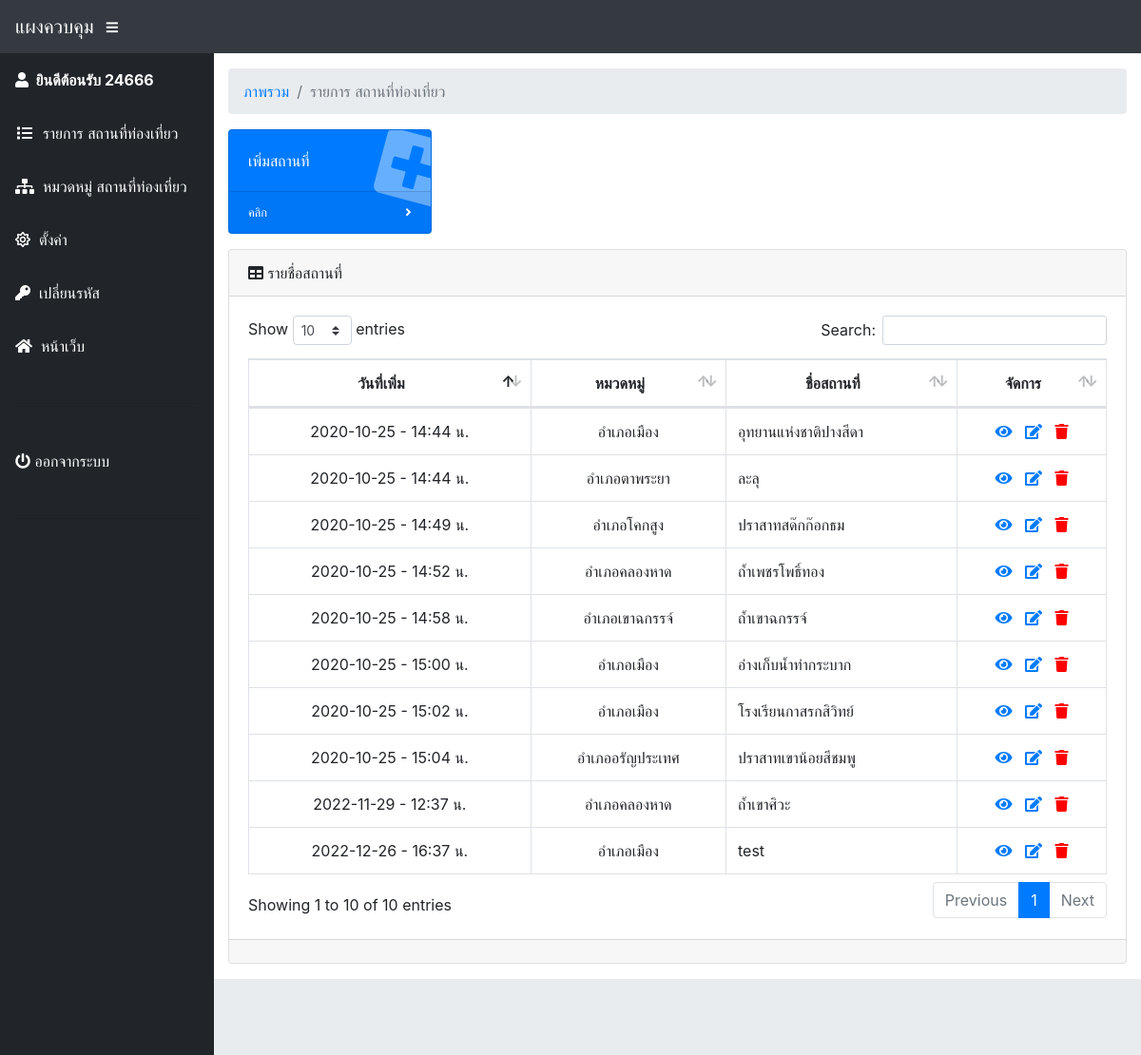
The page /admin/index.php (signed in) on the database its author committed.
### tables this page shows
CREATE TABLE `db` (
  `no` int(10) NOT NULL,
  `date` varchar(250) NOT NULL,
  `time` varchar(250) NOT NULL,
  `category` int(10) NOT NULL,
  `name` varchar(250) NOT NULL,
  `pic` text NOT NULL,
  `pic2` text NOT NULL,
  `pic3` text NOT NULL,
  `utf8mb4_general_ci` text NOT NULL,
  `story` text NOT NULL,
  `story1` text NOT NULL,
  `youtube` text NOT NULL,
  `video` text NOT NULL,
  `sound` text NOT NULL
);

CREATE TABLE `category` (
  `no` int(11) NOT NULL,
  `name` varchar(250) NOT NULL,
  `enabled` int(10) NOT NULL DEFAULT 1
);

### admin/index.php (the view, shortened to what this page needs)
<?php
  include("../config.php");
  $sql_db = mysqli_query($sql_con, 'SELECT * FROM db ORDER BY no DESC');
?>
<!DOCTYPE html>
<html lang="en">
<head>
  <link href="vendor/fontawesome-free/css/all.min.css" rel="stylesheet" type="text/css">
  <link href="vendor/datatables/dataTables.bootstrap4.css" rel="stylesheet">
  <link href="css/sb-admin.css" rel="stylesheet">
</head>
<body id="page-top">
  <nav class="navbar navbar-expand navbar-dark bg-dark static-top">
    <a class="navbar-brand mr-1" href="index.php">แผงควบคุม</a>
    <button class="btn btn-link btn-sm text-white order-1 order-sm-0" id="sidebarToggle" href="#">
      <i class="fas fa-bars"></i>
    </button>
  </nav>
  <div id="wrapper">
    <?php require('menu.php'); ?>
    <div id="content-wrapper">
      <div class="container-fluid">
        <ol class="breadcrumb">
          <li class="breadcrumb-item">
            <a href="#">ภาพรวม</a>
          </li>
          <li class="breadcrumb-item active">รายการ สถานที่ท่องเที่ยว</li>
        </ol>
        <?php if(!isset($_GET["add_db"])) { ?>
        <div class="row">
          <div class="col-xl-3 col-sm-6 mb-3" id="db_add">
            <div class="card text-white bg-primary o-hidden h-100">
              <div class="card-body">
                <div class="card-body-icon">
                  <i class="fa fa-plus-square"></i>
                </div>
                <div class="mr-5">เพิ่มสถานที่</div>
              </div>
              <a class="card-footer text-white clearfix small z-1" href="?add_db">
                <span class="float-left">คลิก</span>
                <span class="float-right">
                  <i class="fas fa-angle-right"></i>
                </span>
              </a>
            </div>
          </div>
        </div>
        <?php } ?>
		<?php
		if(!isset($_GET["edit"]) && !isset($_GET["add_db"]))
		{
		?>
        <div class="card mb-3" id="db_list">
          <div class="card-header">
            <i class="fas fa-table"></i>
            รายชื่อสถานที่</div>
          <div class="card-body">
            <div class="table-responsive">
              <table class="table table-bordered" id="dataTable" width="100%" cellspacing="0">
                <thead>
                  <tr align="center">
                    <th>วันที่เพิ่ม</th>
                    <th>หมวดหมู่</th>
                    <th>ชื่อสถานที่</th>
                    <th>จัดการ</th>
                  </tr>
                </thead>
                <tbody>
                <?php
                    while($row = mysqli_fetch_array($sql_db))
                    {
                      $sql_category = mysqli_query($sql_con, 'SELECT * FROM category WHERE no="'.$row["category"].'"');
                      $category = mysqli_fetch_array($sql_category);
                ?>
                  <tr>
                    <td align="center" data-sort-order="desc"><?=$row["date"]?> - <?=$row["time"]?></td>
                    <td align="center"><?=$category["name"]?></td>
                    <td> <?=$row["name"]?></td>
                    <td align="center">
                        <a href="../index.php?db=<?=$row["mid"]?>" target="_blank" title="ดูหน้าลิงค์"><i class="fa fa-eye"> </i></a>&nbsp;&nbsp;
						<a href="?edit=<?=$row["no"]?>" title="แก้ไข"><i class="fa fa-edit"> </i></a>&nbsp;&nbsp;
                        <a href="?del=<?=$row["no"]?>"  data-toggle="modal" data-target="#delModal<?=$row["no"]?>" style="color: red;" title="ลบ"><i class="fa fa-trash"></i></a>
                    </td>
                  </tr>
                <?php } ?>
                </tbody>
              </table>
            </div>
          </div>
          <div class="card-footer small text-muted"></div>
        </div>
		<?php } ?>
      </div>
      <footer class="sticky-footer">
      </footer>
    </div>
  </div>
</body>
</html>

### rows shown on the page
db: date "2022-12-26", time "16:37 น.", category.name "อำเภอเมือง", name "test"
db: date "2022-11-29", time "12:37 น.", category.name "อำเภอคลองหาด", name "ถ้ำเขาศิวะ"
db: date "2020-10-25", time "14:44 น.", category.name "อำเภอเมือง", name "อุทยานแห่งชาติปางสีดา"
db: date "2020-10-25", time "15:04 น.", category.name "อำเภออรัญประเทศ", name "ปราสาทเขาน้อยสีชมพู"
db: date "2020-10-25", time "15:02 น.", category.name "อำเภอเมือง", name "โรงเรียนกาสรกสิวิทย์"
db: date "2020-10-25", time "15:00 น.", category.name "อำเภอเมือง", name "อ่างเก็บน้ำท่ากระบาก"
db: date "2020-10-25", time "14:58 น.", category.name "อำเภอเขาฉกรรจ์", name "ถ้ำเขาฉกรรจ์"
db: date "2020-10-25", time "14:52 น.", category.name "อำเภอคลองหาด", name "ถ้ำเพชรโพธิ์ทอง"
db: date "2020-10-25", time "14:49 น.", category.name "อำเภอโคกสูง", name "ปราสาทสด๊กก๊อกธม"
db: date "2020-10-25", time "14:44 น.", category.name "อำเภอตาพระยา", name "ละลุ"

### other values the page prints
$_SESSION["admin_user"] "24666"
